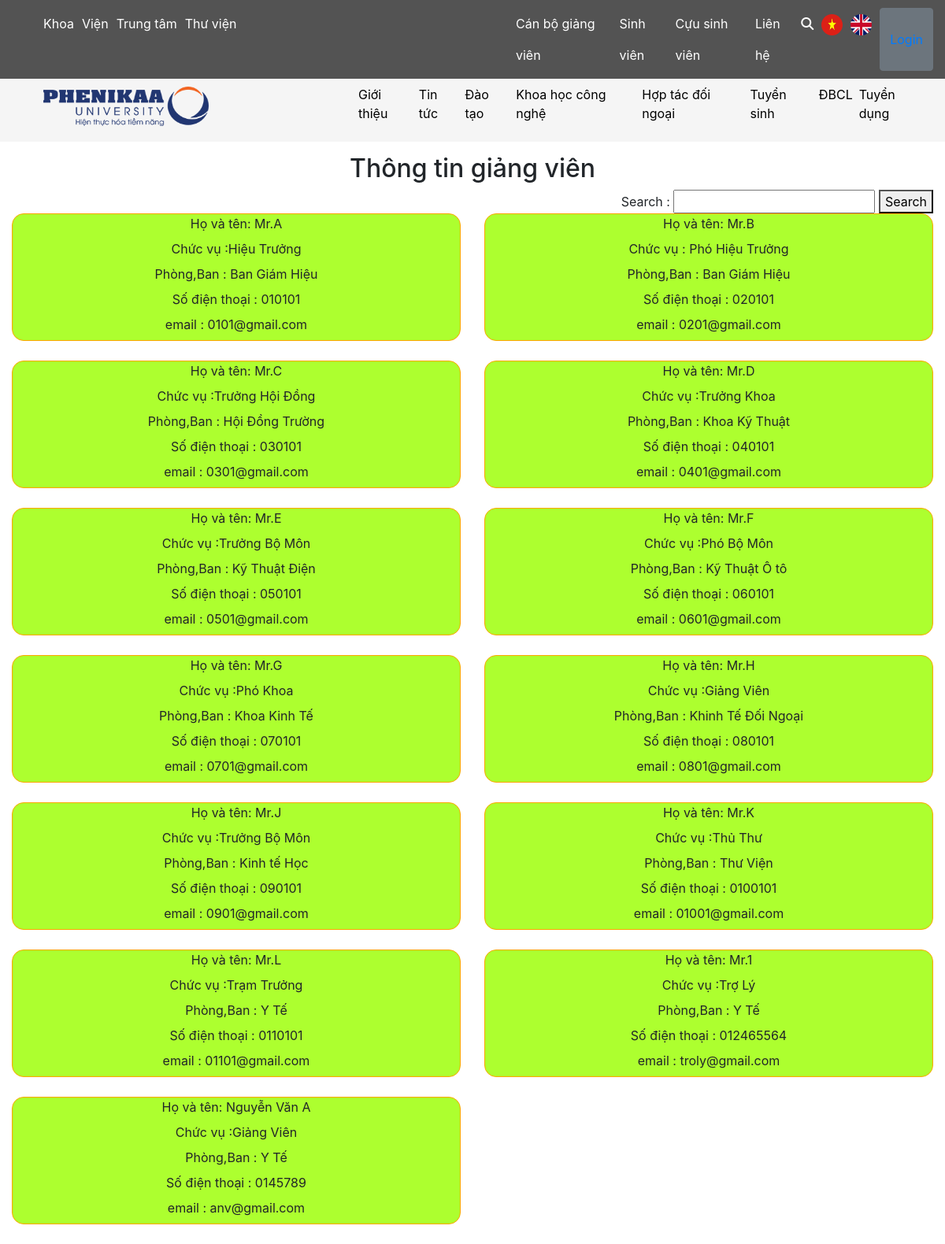
The page / on the database its author committed.
### tables this page shows
CREATE TABLE `person` (
  `idPerson` int(11) NOT NULL,
  `fullName` varchar(255) DEFAULT NULL,
  `position` varchar(255) DEFAULT NULL,
  `workPhone` varchar(255) DEFAULT NULL,
  `email` varchar(255) DEFAULT NULL,
  `phonePerson` varchar(255) DEFAULT NULL,
  `id_unit` int(11) DEFAULT NULL
);

CREATE TABLE `unit` (
  `id` int(11) NOT NULL,
  `name` varchar(255) DEFAULT NULL,
  `address` varchar(255) DEFAULT NULL,
  `phone` varchar(255) DEFAULT NULL,
  `website` varchar(255) DEFAULT NULL,
  `id_parent` int(11) DEFAULT NULL
);

### body/body.php (the view, shortened to what this page needs)
<!DOCTYPE html>
<html lang="en">
<head>
    <link rel="stylesheet" href="https://maxcdn.bootstrapcdn.com/bootstrap/4.5.2/css/bootstrap.min.css"/>
    <link rel="stylesheet" href="./style/style.css">
</head>
<body>
    <div class="container-fluid">
        <div class="row">
            <div class="col-md-12">
                <h2 style="text-align: center; margin-top:15px">Thông tin giảng viên</h2>
                <form action="" method="GET">
                    <div class="formSearch" style="float:right">
                     Search : <input type="text" name="search">
                        <button type="submit" name="submit" value = "search">Search</button>
                    </div>
                </form>
            </div>
            <?php
                include('connect.php');
                if (isset($_REQUEST['submit'])) {
                    $search = addslashes($_GET['search']);
                    if (empty($search)) {
                        echo '<script language="javascript">';
                        echo 'alert("Search not null!")';
                        echo '</script>';
                        $sql = "SELECT * FROM `person` INNER JOIN `unit` WHERE person.id_unit = unit.id;";
                        $result = mysqli_query($conn,$sql);
                        if($result){
                           while( $row = mysqli_fetch_assoc($result)){
                               $id = $row['idPerson'];
                               $name = $row['fullName'];
                               $position = $row['position'];
                               $unit = $row['name'];
                               $phone = $row['phonePerson'];
                               $email = $row['email'];
                               $address = $row['address'];
                         echo '
                            <div class="col-md-6">
                                <form class="formInfo">
                                    <label class="fullName"> Họ và tên: '.$name.'</label><br>
                                    <label class="position"> Chức vụ :'.$position.'</label><br>
                                    <label class="unit"> Phòng,Ban : '.$unit.'</label><br>
                                    <label class="phonePerson"> Số điện thoại : '.$phone.'</label><br>
                                    <label class="email"> email : '.$email.'</label><br>
                                </form>
                            </div>
                         ';
                     }};
                    } else {
                        $sql = "SELECT * FROM `person` INNER JOIN `unit` WHERE person.id_unit = unit.id AND fullName LIKE '%$search%'";
                        $result = mysqli_query($conn,$sql);
                        $count = mysqli_num_rows($result);
                        if($count >= 1 && $search != ""){
                            while ($row = mysqli_fetch_assoc($result)) {
                                $id = $row['idPerson'];
                                $name = $row['fullName'];
                                $position = $row['position'];
                                $unit = $row['name'];
                                $phone = $row['phonePerson'];
                                $email = $row['email'];
                                $address = $row['address'];
                                echo '
                                    <form class="formInfoSearch">
                                        <label class="fullName"> Họ và tên: '.$name.'</label><br>
                                        <label class="position"> Chức vụ :'.$position.'</label><br>
                                        <label class="unit"> Phòng,Ban : '.$unit.'</label><br>
                                        <label class="phonePerson"> Số điện thoại : '.$phone.'</label><br>
                                        <label class="email"> email : '.$email.'</label><br>
                                    </form>';
                                    }} else {
                                             echo "Khong tim thay ket qua!";}
                    }
                }   else {
                        $sql = "SELECT * FROM `person` INNER JOIN `unit` WHERE person.id_unit = unit.id;";
                        $result = mysqli_query($conn,$sql);
                        if($result){
                           while( $row = mysqli_fetch_assoc($result)){
                               $name = $row['fullName'];
                               $position = $row['position'];
                               $unit = $row['name'];
                               $phone = $row['phonePerson'];
                               $email = $row['email'];
                         echo '
                            <div class="col-md-6">
                                <form class="formInfo">
                                    <label class="fullName"> Họ và tên: '.$name.'</label><br>
                                    <label class="position"> Chức vụ :'.$position.'</label><br>
                                    <label class="unit"> Phòng,Ban : '.$unit.'</label><br>
                                    <label class="phonePerson"> Số điện thoại : '.$phone.'</label><br>
                                    <label class="email"> email : '.$email.'</label><br>
                                </form>
                            </div>
                         ';
                     }};
                };
            ?>
        </div>
    </div>
</body>
</html>

### index.php (shortened to what this page needs)
<!DOCTYPE html>
<html lang="en">
<head>
    <link rel="stylesheet" href="https://maxcdn.bootstrapcdn.com/bootstrap/4.5.2/css/bootstrap.min.css"/>
    <link rel="stylesheet" href="./style/style.css">
</head>
<body>
    <?php include('./header/header.php')?>
    <?php include('./body/body.php') ?>
</body>
</html>

### header/header.php (shortened to what this page needs)
<div class="container-fluid">
    <div class="row header-top">
        <div class="col-md-6 header-left">
            <ul class="header-menuLeft">
                <li>
                    <a href="" class="menuLeftItem">Khoa</a>
                </li>
                <li>
                    <a href="#" class="menuLeftItem">Viện</a>
                </li>
                <li>
                    <a href="#" class="menuLeftItem">Trung tâm</a>
                </li>
                <li>
                    <a href="#" class="menuLeftItem">Thư viện</a>
                </li>
            </ul>
        </div>
        <div class="col-md-6 header-right">
            <ul class="header-menuRight">
                <li><a href="#" class="menuRightItem">Cán bộ giảng viên</a></li>
                <li>
                    <a href="#" class="menuRightItem"> Sinh viên</a>
                </li>
                <li><a href="#" class="menuRightItem">Cựu sinh viên</a></li>
                <li><a href="#" class="menuRightItem">Liên hệ</a></li>
                <li><a href="#" class="menuRightItem"><i class="fas fa-search"></i></a></li>
                <li><a href="#" class="menuRightItem"><img src="./images/vn.jpg" class="language"></a></li>
                <li><a href="#" class="menuRightItem"><img src="./images/en.png" class="language"></a></li>
                <button type="button" class="btn btn-secondary"><a href="login.php">
                    ?></a></button>
            </ul>
        </div>
    </div>
    <div class="row header-down">
        <div class="col-md-4">
            <a href="#">
                <img src="./images/logo.png" class="logo">
            </a>
        </div>
        <div class="col-md-8 menuHeader-down">
            <ul class="menuRight-down">
                <li>
                    <a href="#">Giới thiệu</a>
                </li>
                <li>
                    <a href="news.php">Tin tức</a>
                </li>
                <li>
                    <a href="#">Đào tạo</a>
                </li>
                <li>
                    <a href="#" >Khoa học công nghệ</a>
                </li>
                <li>
                    <a href="#">Hợp tác đối ngoại</a>
                </li>
                <li>
                    <a href="#">Tuyển sinh</a>
                </li>
                <li>
                    <a href="#">ĐBCL</a>
                </li>
                <li><a href="#">Tuyển dụng</a></li>
            </ul>
        </div>
    </div>
</div>

### style/style.css (style rules this page uses)
.header-top { background-color: rgb(83, 83, 83); }
ul li { list-style-type: none; }
.header-menuLeft { position: relative; line-height: 40px; display: flex; margin-top: 10px; margin-bottom: 10px; }
.header-menuLeft > li > a { text-decoration: none; }
.header-menuLeft > li { display: inline-block; position: relative; line-height: 40px; }
.menuLeftItem { margin-right: 10px; position: relative; display: inline-block; color: white; }
.header-menuRight { position: relative; line-height: 40px; display: flex; margin-top: 10px; margin-bottom: 10px; }
.header-menuRight > li > a { text-decoration: none; }
.menuRightItem { margin-right: 10px; position: relative; display: inline-block; color: white; }
.language { height: 27px; width: 27px; border-radius: 15px; }
.header-down { height: 80px; background-color: whitesmoke; }
.logo { width: 250px; height: 50px; padding-left: 40px; margin-top: 10px; margin-bottom: 10px; }
.menuHeader-down { align-self: center; }
.menuRight-down { display: flex; }
.menuRight-down > li > a { text-decoration: none; margin-right: 8px; color: black; }
.formInfo { border: 1px solid orange; text-align: center; margin-bottom: 25px; border-radius: 15px; background-color: greenyellow; }

### rows shown on the page
person: fullName "Mr.A", position "Hiệu Trưởng", id_unit.name "Ban Giám Hiệu", phonePerson "010101", email "0101@gmail.com"
person: fullName "Mr.B", position "Phó Hiệu Trưởng", id_unit.name "Ban Giám Hiệu", phonePerson "020101", email "0201@gmail.com"
person: fullName "Mr.C", position "Trưởng Hội Đồng", id_unit.name "Hội Đồng Trường", phonePerson "030101", email "0301@gmail.com"
person: fullName "Mr.D", position "Trưởng Khoa", id_unit.name "Khoa Kỹ Thuật", phonePerson "040101", email "0401@gmail.com"
person: fullName "Mr.E", position "Trưởng Bộ Môn", id_unit.name "Kỹ Thuật Điện", phonePerson "050101", email "0501@gmail.com"
person: fullName "Mr.F", position "Phó Bộ Môn", id_unit.name "Kỹ Thuật Ô tô", phonePerson "060101", email "0601@gmail.com"
person: fullName "Mr.G", position "Phó Khoa", id_unit.name "Khoa Kinh Tế", phonePerson "070101", email "0701@gmail.com"
person: fullName "Mr.H", position "Giảng Viên", id_unit.name "Khinh Tế Đối Ngoại", phonePerson "080101", email "0801@gmail.com"
person: fullName "Mr.J", position "Trưởng Bộ Môn", id_unit.name "Kinh tế Học", phonePerson "090101", email "0901@gmail.com"
person: fullName "Mr.K", position "Thủ Thư", id_unit.name "Thư Viện", phonePerson "0100101", email "01001@gmail.com"
person: fullName "Mr.L", position "Trạm Trưởng", id_unit.name "Y Tế", phonePerson "0110101", email "01101@gmail.com"
person: fullName "Mr.1", position "Trợ Lý", id_unit.name "Y Tế", phonePerson "012465564", email "troly@gmail.com"
person: fullName "Nguyễn Văn A", position "Giảng Viên", id_unit.name "Y Tế", phonePerson "0145789", email "anv@gmail.com"
